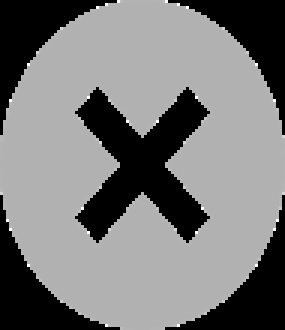
#> input picture small_dislike_icon.png, 95 x 110 px (shown 3 times larger)
$ python -i Pipeline_FeatureEngineering100_200.py   (imports and definitions only)   (Python 2 division)   (older library calls are emulated)
#> lines starting #> are read from the running program, lines starting #| are printed output that depends on the picture
import os
import sys
import scipy
import cPickle as pickle
from scipy.sparse import *
from scipy import ndimage
from skimage import data, io, filter, color
from skimage.transform import resize
import numpy as np
from sklearn.ensemble import RandomForestClassifier
from sklearn.cross_validation import train_test_split
from sklearn.preprocessing import StandardScaler
from skimage.filter import roberts, sobel, canny, scharr, rank
from skimage.feature import CENSURE
from skimage.feature import (match_descriptors, corner_harris,
                             corner_peaks, ORB, plot_matches)
from skimage.util.dtype import dtype_range
from skimage.util import img_as_ubyte
from skimage import exposure
from skimage.filter import threshold_otsu
from skimage.segmentation import felzenszwalb, slic, quickshift
from skimage.segmentation import mark_boundaries
from skimage.util import img_as_float
import matplotlib.pyplot as plt
# import modules I wrote
from Pipeline_CommonFunctions import clean_file_lst
from test_color_clustering import Color_Clustering

IMAGE_SIZE = (100, 100)


def filter_function(img_grey, filt='canny'):
    """
    Grayscales and apply edge detectors to image.
    Returns the flattened filtered image array.
    input: raw image 3d tensor
    output: filtered image
    filters: 'sobel', 'roberts', 'scharr'
    default filter = 'canny'
    """
    # grayscale filters:
    if filt == 'sobel':
        return sobel(img_grey)
    elif filt == 'roberts':
        return roberts(img_grey)
    elif filt == 'canny':
        return canny(img_grey)
    elif filt == 'scharr':
        return scharr(image_grey)
    elif filt == ('canny', 'sobel'):
        return canny(sobel(img_grey))
    else:
        raise Exception('No Such Filter!')


# [47 lines left out: functions feature_detectors, local_eq, local_threshold, not called in this run]


class Feature_Engineer(object):

    # [255 lines left out: functions __init__, _check_img_size, stand_vector_size, pre_trans, filter_transform, post_trans and 3 more, not called in this run]

# [22 lines not run here, left out]

>>> import cv2
>>> picture = cv2.imread('../../small_dislike_icon.png', cv2.IMREAD_GRAYSCALE)
#> picture: shape (110, 95); min 0, max 255, mean 121.3
>>> result = filter_function(picture)
#> in filter_function, `return canny(img_grey)`:
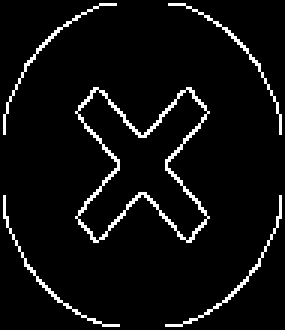
#> returned value: shape (110, 95) bool (shown 3 times larger); 5.4% white in thin lines or dots
